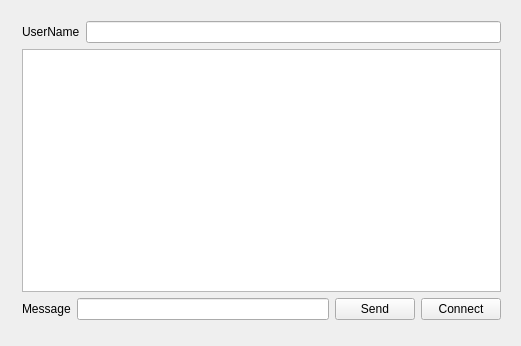
<?xml version="1.0" encoding="UTF-8"?>
<ui version="4.0">
 <class>Widget</class>
 <widget class="QWidget" name="Widget">
  <property name="geometry">
   <rect>
    <x>0</x>
    <y>0</y>
    <width>521</width>
    <height>346</height>
   </rect>
  </property>
  <property name="windowTitle">
   <string>Widget</string>
  </property>
  <widget class="QWidget" name="layoutWidget">
   <property name="geometry">
    <rect>
     <x>11</x>
     <y>10</y>
     <width>501</width>
     <height>321</height>
    </rect>
   </property>
   <layout class="QGridLayout" name="gridLayout">
    <item row="0" column="0">
     <layout class="QHBoxLayout" name="horizontalLayout_4">
      <item>
       <layout class="QHBoxLayout" name="horizontalLayout_3">
        <item>
         <widget class="QLabel" name="label">
          <property name="text">
           <string>UserName</string>
          </property>
         </widget>
        </item>
        <item>
         <widget class="QLineEdit" name="nickname"/>
        </item>
       </layout>
      </item>
      <item>
       <layout class="QHBoxLayout" name="horizontalLayout_2"/>
      </item>
     </layout>
    </item>
    <item row="1" column="0">
     <widget class="QTextEdit" name="textEdit"/>
    </item>
    <item row="2" column="0">
     <layout class="QHBoxLayout" name="horizontalLayout">
      <item>
       <widget class="QLabel" name="label_2">
        <property name="text">
         <string>Message</string>
        </property>
       </widget>
      </item>
      <item>
       <widget class="QLineEdit" name="message"/>
      </item>
      <item>
       <widget class="QPushButton" name="send">
        <property name="text">
         <string>Send</string>
        </property>
       </widget>
      </item>
      <item>
       <widget class="QPushButton" name="bind">
        <property name="text">
         <string>Connect</string>
        </property>
       </widget>
      </item>
     </layout>
    </item>
   </layout>
  </widget>
 </widget>
 <layoutdefault spacing="6" margin="11"/>
 <resources/>
 <connections/>
</ui>
